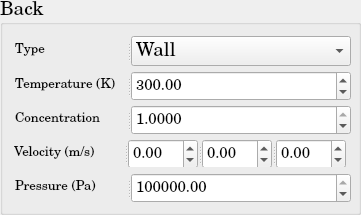
          <widget class="QGroupBox" name="DM_BoundaryCondition_Back">
           <property name="minimumSize">
            <size>
             <width>361</width>
             <height>215</height>
            </size>
           </property>
           <property name="maximumSize">
            <size>
             <width>361</width>
             <height>215</height>
            </size>
           </property>
           <property name="font">
            <font>
             <family>Century Schoolbook L</family>
             <pointsize>14</pointsize>
             <weight>50</weight>
             <bold>false</bold>
            </font>
           </property>
           <property name="title">
            <string>Back</string>
           </property>
           <layout class="QGridLayout" name="gridLayout_35">
            <item row="0" column="0">
             <widget class="QSplitter" name="splitter_96">
              <property name="minimumSize">
               <size>
                <width>338</width>
                <height>30</height>
               </size>
              </property>
              <property name="maximumSize">
               <size>
                <width>331</width>
                <height>30</height>
               </size>
              </property>
              <property name="orientation">
               <enum>Qt::Horizontal</enum>
              </property>
              <widget class="QLabel" name="DM_Type_Back_BC">
               <property name="minimumSize">
                <size>
                 <width>110</width>
                 <height>30</height>
                </size>
               </property>
               <property name="maximumSize">
                <size>
                 <width>110</width>
                 <height>30</height>
                </size>
               </property>
               <property name="text">
                <string>&lt;html&gt;&lt;head/&gt;&lt;body&gt;&lt;p&gt;&lt;span style=&quot; font-size:10pt;&quot;&gt;Type&lt;/span&gt;&lt;/p&gt;&lt;/body&gt;&lt;/html&gt;</string>
               </property>
              </widget>
              <widget class="QComboBox" name="DM_Type_Back_BC_ComboBox">
               <property name="minimumSize">
                <size>
                 <width>220</width>
                 <height>30</height>
                </size>
               </property>
               <property name="maximumSize">
                <size>
                 <width>220</width>
                 <height>30</height>
                </size>
               </property>
               <item>
                <property name="text">
                 <string>Wall</string>
                </property>
               </item>
               <item>
                <property name="text">
                 <string>Inlet</string>
                </property>
               </item>
               <item>
                <property name="text">
                 <string>Outlet</string>
                </property>
               </item>
               <item>
                <property name="text">
                 <string>Neumann</string>
                </property>
               </item>
               <item>
                <property name="text">
                 <string>Dirichlet</string>
                </property>
               </item>
              </widget>
             </widget>
            </item>
            <item row="1" column="0">
             <widget class="QSplitter" name="splitter_97">
              <property name="minimumSize">
               <size>
                <width>338</width>
                <height>30</height>
               </size>
              </property>
              <property name="maximumSize">
               <size>
                <width>331</width>
                <height>30</height>
               </size>
              </property>
              <property name="orientation">
               <enum>Qt::Horizontal</enum>
              </property>
              <widget class="QLabel" name="DM_Temperature_Back_BC">
               <property name="minimumSize">
                <size>
                 <width>110</width>
                 <height>30</height>
                </size>
               </property>
               <property name="maximumSize">
                <size>
                 <width>110</width>
                 <height>30</height>
                </size>
               </property>
               <property name="text">
                <string>&lt;html&gt;&lt;head/&gt;&lt;body&gt;&lt;p&gt;&lt;span style=&quot; font-size:10pt;&quot;&gt;Temperature (K)&lt;/span&gt;&lt;/p&gt;&lt;/body&gt;&lt;/html&gt;</string>
               </property>
              </widget>
              <widget class="QDoubleSpinBox" name="DM_Temperature_Back_BC_doubleSpinBox">
               <property name="minimumSize">
                <size>
                 <width>220</width>
                 <height>30</height>
                </size>
               </property>
               <property name="maximumSize">
                <size>
                 <width>220</width>
                 <height>30</height>
                </size>
               </property>
               <property name="font">
                <font>
                 <pointsize>11</pointsize>
                </font>
               </property>
               <property name="maximum">
                <double>1000000000.000000000000000</double>
               </property>
               <property name="value">
                <double>300.000000000000000</double>
               </property>
              </widget>
             </widget>
            </item>
            <item row="2" column="0">
             <widget class="QSplitter" name="splitter_106">
              <property name="minimumSize">
               <size>
                <width>338</width>
                <height>30</height>
               </size>
              </property>
              <property name="maximumSize">
               <size>
                <width>331</width>
                <height>30</height>
               </size>
              </property>
              <property name="orientation">
               <enum>Qt::Horizontal</enum>
              </property>
              <widget class="QLabel" name="DM_Concentration_Back_BC">
               <property name="minimumSize">
                <size>
                 <width>110</width>
                 <height>30</height>
                </size>
               </property>
               <property name="maximumSize">
                <size>
                 <width>110</width>
                 <height>30</height>
                </size>
               </property>
               <property name="text">
                <string>&lt;html&gt;&lt;head/&gt;&lt;body&gt;&lt;p&gt;&lt;span style=&quot; font-size:10pt;&quot;&gt;Concentration&lt;/span&gt;&lt;/p&gt;&lt;/body&gt;&lt;/html&gt;</string>
               </property>
              </widget>
              <widget class="QDoubleSpinBox" name="DM_Concentration_Back_BC_doubleSpinBox">
               <property name="minimumSize">
                <size>
                 <width>220</width>
                 <height>30</height>
                </size>
               </property>
               <property name="maximumSize">
                <size>
                 <width>220</width>
                 <height>30</height>
                </size>
               </property>
               <property name="font">
                <font>
                 <pointsize>11</pointsize>
                </font>
               </property>
               <property name="decimals">
                <number>4</number>
               </property>
               <property name="maximum">
                <double>1.000000000000000</double>
               </property>
               <property name="singleStep">
                <double>0.010000000000000</double>
               </property>
               <property name="value">
                <double>1.000000000000000</double>
               </property>
              </widget>
             </widget>
            </item>
            <item row="3" column="0">
             <widget class="QSplitter" name="splitter_98">
              <property name="orientation">
               <enum>Qt::Horizontal</enum>
              </property>
              <widget class="QLabel" name="DM_Velocity_Back_BC">
               <property name="minimumSize">
                <size>
                 <width>110</width>
                 <height>30</height>
                </size>
               </property>
               <property name="maximumSize">
                <size>
                 <width>110</width>
                 <height>30</height>
                </size>
               </property>
               <property name="text">
                <string>&lt;html&gt;&lt;head/&gt;&lt;body&gt;&lt;p&gt;&lt;span style=&quot; font-size:10pt;&quot;&gt;Velocity (m/s)&lt;/span&gt;&lt;/p&gt;&lt;/body&gt;&lt;/html&gt;</string>
               </property>
              </widget>
              <widget class="QSplitter" name="splitter_99">
               <property name="minimumSize">
                <size>
                 <width>220</width>
                 <height>30</height>
                </size>
               </property>
               <property name="maximumSize">
                <size>
                 <width>212</width>
                 <height>30</height>
                </size>
               </property>
               <property name="orientation">
                <enum>Qt::Horizontal</enum>
               </property>
               <widget class="QDoubleSpinBox" name="DM_Velocity_1d_Back_BC_doubleSpinBox">
                <property name="minimumSize">
                 <size>
                  <width>68</width>
                  <height>30</height>
                 </size>
                </property>
                <property name="maximumSize">
                 <size>
                  <width>70</width>
                  <height>30</height>
                 </size>
                </property>
                <property name="font">
                 <font>
                  <pointsize>11</pointsize>
                 </font>
                </property>
                <property name="minimum">
                 <double>-1000000000.000000000000000</double>
                </property>
                <property name="maximum">
                 <double>1000000000.000000000000000</double>
                </property>
               </widget>
               <widget class="QDoubleSpinBox" name="DM_Velocity_2d_Back_BC_doubleSpinBox">
                <property name="minimumSize">
                 <size>
                  <width>68</width>
                  <height>30</height>
                 </size>
                </property>
                <property name="maximumSize">
                 <size>
                  <width>70</width>
                  <height>30</height>
                 </size>
                </property>
                <property name="font">
                 <font>
                  <pointsize>11</pointsize>
                 </font>
                </property>
                <property name="minimum">
                 <double>-1000000000.000000000000000</double>
                </property>
                <property name="maximum">
                 <double>1000000000.000000000000000</double>
                </property>
               </widget>
               <widget class="QDoubleSpinBox" name="DM_Velocity_3d_Back_BC_doubleSpinBox">
                <property name="minimumSize">
                 <size>
                  <width>68</width>
                  <height>30</height>
                 </size>
                </property>
                <property name="maximumSize">
                 <size>
                  <width>70</width>
                  <height>30</height>
                 </size>
                </property>
                <property name="font">
                 <font>
                  <pointsize>11</pointsize>
                 </font>
                </property>
                <property name="minimum">
                 <double>-1000000000.000000000000000</double>
                </property>
                <property name="maximum">
                 <double>1000000000.000000000000000</double>
                </property>
               </widget>
              </widget>
             </widget>
            </item>
            <item row="4" column="0">
             <widget class="QSplitter" name="splitter_100">
              <property name="minimumSize">
               <size>
                <width>338</width>
                <height>30</height>
               </size>
              </property>
              <property name="maximumSize">
               <size>
                <width>331</width>
                <height>30</height>
               </size>
              </property>
              <property name="orientation">
               <enum>Qt::Horizontal</enum>
              </property>
              <widget class="QLabel" name="DM_Pressure_Back_BC">
               <property name="minimumSize">
                <size>
                 <width>110</width>
                 <height>30</height>
                </size>
               </property>
               <property name="maximumSize">
                <size>
                 <width>110</width>
                 <height>30</height>
                </size>
               </property>
               <property name="text">
                <string>&lt;html&gt;&lt;head/&gt;&lt;body&gt;&lt;p&gt;&lt;span style=&quot; font-size:10pt;&quot;&gt;Pressure (Pa)&lt;/span&gt;&lt;/p&gt;&lt;/body&gt;&lt;/html&gt;</string>
               </property>
              </widget>
              <widget class="QDoubleSpinBox" name="DM_Pressure_Back_BC_doubleSpinBox">
               <property name="minimumSize">
                <size>
                 <width>220</width>
                 <height>30</height>
                </size>
               </property>
               <property name="maximumSize">
                <size>
                 <width>220</width>
                 <height>30</height>
                </size>
               </property>
               <property name="font">
                <font>
                 <pointsize>11</pointsize>
                </font>
               </property>
               <property name="maximum">
                <double>1000000000.000000000000000</double>
               </property>
               <property name="value">
                <double>100000.000000000000000</double>
               </property>
              </widget>
             </widget>
            </item>
           </layout>
          </widget>
